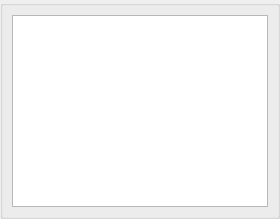
<?xml version="1.0" encoding="UTF-8"?>
<ui version="4.0">
 <class>ImportImageSeqPreviewGroupBox</class>
 <widget class="QGroupBox" name="ImportImageSeqPreviewGroupBox">
  <property name="windowTitle">
   <string>GroupBox</string>
  </property>
  <layout class="QVBoxLayout" name="verticalLayout">
   <property name="spacing">
    <number>6</number>
   </property>
   <property name="leftMargin">
    <number>9</number>
   </property>
   <property name="topMargin">
    <number>9</number>
   </property>
   <property name="rightMargin">
    <number>9</number>
   </property>
   <property name="bottomMargin">
    <number>9</number>
   </property>
   <item>
    <widget class="QTableView" name="tableView">
     <property name="sizePolicy">
      <sizepolicy hsizetype="Expanding" vsizetype="Expanding">
       <horstretch>0</horstretch>
       <verstretch>0</verstretch>
      </sizepolicy>
     </property>
     <property name="minimumSize">
      <size>
       <width>0</width>
       <height>150</height>
      </size>
     </property>
    <property name="maximumSize">
     <size>
      <width>16777215</width>
      <height>360</height>
     </size>
    </property>
    </widget>
   </item>
  </layout>
 </widget>
 <resources/>
 <connections/>
</ui>
